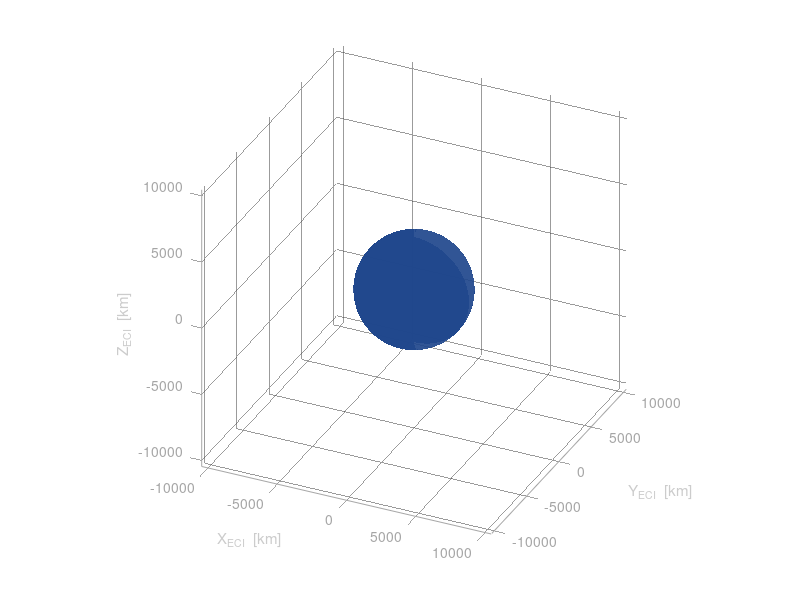

Source code (MATLAB): (Note: this script raises an error after producing the figure.)
%% Worst-Case Optical RPO: Noon-Midnight SSO — ECI Animation
%
% Scenario:
%   Host:      circular noon-midnight SSO (600 km, ~97 deg inclination)
%              RAAN chosen so sun (+X_ECI, equinox) lies exactly in the
%              orbital plane => sun along ±T in RTN (worst case for optics)
%   Inspector: same inclination/RAAN, small eccentricity
%              perigee toward sun (+T) => closest to host at noon (excluded)
%              apogee away from sun (-T) => farthest at midnight (eclipse)
%
% Result: close approach = solar exclusion, far = eclipse.
%         Only brief clear windows at dawn/dusk quadrants.
%
% ECI: X = vernal equinox, Y = 90 deg east equatorial, Z = North pole
%
% NOTE: Earth sphere is scaled DOWN visually so exaggerated inspector
%       orbit traces always clear the displayed sphere.

clear; clc; close all;

%% =========================================================================
%  USER PARAMETERS
% =========================================================================
alt_km             = 600;      % host circular altitude [km]
inclination_deg    = 97.0;     % SSO inclination [deg]
ecc_inspector      = 0.004;    % inspector eccentricity (small, visible in ECI)
omega_peri_deg     = 0;       % arg of perigee: 90 deg => perigee at
                               % top of orbit = noon/sun side
exclusion_half_deg = 60;       % optical exclusion cone half-angle [deg]
N_frames           = 240;      % frames per orbit
N_orbits           = 1;        % orbits to animate
pause_time         = 0.02;     % seconds between frames
ECI_exaggerate     = 60;       % relative motion scale factor for visibility

%% =========================================================================
%  DERIVED PARAMETERS
% =========================================================================
R_earth      = 6371;
mu           = 398600.4418;
R_orbit      = R_earth + alt_km;
omega        = sqrt(mu / R_orbit^3);
T_orbit      = 2*pi / omega;

N_total = N_frames * N_orbits;
t_vec   = linspace(0, N_orbits * T_orbit, N_total);
t_min   = t_vec / 60;

rho_earth_deg      = asind(R_earth / R_orbit);
cos_eclipse_thresh = -sind(rho_earth_deg);
cos_excl           = cosd(exclusion_half_deg);

inc        = deg2rad(inclination_deg);
omega_peri = deg2rad(omega_peri_deg);

% -------------------------------------------------------------------------
%  COMPUTE RAAN SO SUN LIES IN THE ORBITAL PLANE
%
%  Orbit normal in ECI:  N_hat = [sin(RAAN)*sin(i), -cos(RAAN)*sin(i), cos(i)]
%  Sun in ECI:           sun_ECI = [1, 0, 0]
%
%  Sun in orbital plane  <=>  N_hat . sun_ECI = 0
%    => sin(RAAN)*sin(i) = 0
%    => RAAN = 0 or 180 deg  (for i ~= 0)
%
%  RAAN = 0:   ascending node at +X_ECI (vernal equinox direction, same as sun)
%              => sun is at the ascending node, along +T at start
%  RAAN = 180: ascending node at -X_ECI
%              => sun is at the descending node
%
%  For noon-midnight: we want sun along +T (noon) when host is at the
%  ascending node crossing. RAAN=0 achieves this cleanly.
% -------------------------------------------------------------------------
RAAN_deg = 0;
RAAN     = deg2rad(RAAN_deg);

fprintf('--- Noon-Midnight SSO ---\n');
fprintf('  Altitude:         %d km\n',    alt_km);
fprintf('  Inclination:      %.1f deg\n', inclination_deg);
fprintf('  RAAN (computed):  %.1f deg\n', RAAN_deg);
fprintf('  Inspector ecc:    %.4f\n',     ecc_inspector);
fprintf('  Arg of perigee:   %.1f deg\n', omega_peri_deg);
fprintf('  Period:           %.1f min\n', T_orbit/60);
fprintf('  NMC radial amp:   %.1f km\n',  R_orbit*ecc_inspector);
fprintf('  ECI exaggeration: x%d\n',      ECI_exaggerate);

%% =========================================================================
%  SUN VECTOR — fixed in ECI at equinox
% =========================================================================
sun_ECI = [1; 0; 0];

%% =========================================================================
%  PRECOMPUTE ORBITS AND SUN IN RTN
% =========================================================================
a_R_nmc  = R_orbit * ecc_inspector;
a_T_nmc  = 2 * a_R_nmc;
phi_nmc  = omega_peri + pi/2;   % phase: perigee at omega_peri

host_ECI  = zeros(3, N_total);
insp_ECI  = zeros(3, N_total);
sun_R_unit = zeros(1, N_total);
sun_T_unit = zeros(1, N_total);
sun_N_unit = zeros(1, N_total);
nmc_R_rel  = zeros(1, N_total);
nmc_T_rel  = zeros(1, N_total);

for k = 1:N_total
    u = omega * t_vec(k);   % argument of latitude

    % ECI basis vectors for RTN
    R_hat = [ cos(RAAN)*cos(u) - sin(RAAN)*sin(u)*cos(inc);
              sin(RAAN)*cos(u) + cos(RAAN)*sin(u)*cos(inc);
              sin(u)*sin(inc) ];
    N_hat = [  sin(RAAN)*sin(inc);
              -cos(RAAN)*sin(inc);
               cos(inc) ];
    T_hat = cross(N_hat, R_hat);

    % Sun in RTN
    M = [R_hat'; T_hat'; N_hat'];
    s = M * sun_ECI;
    sun_R_unit(k) = s(1);
    sun_T_unit(k) = s(2);
    sun_N_unit(k) = s(3);

    % Host ECI
    host_ECI(:,k) = R_orbit * R_hat;

    % NMC relative position (RTN)
    nmc_R_rel(k) =  a_R_nmc * sin(u + phi_nmc);
    nmc_T_rel(k) =  a_T_nmc * cos(u + phi_nmc);

    % Inspector ECI (exaggerated offset)
    rel_RTN      = [nmc_R_rel(k); nmc_T_rel(k); 0];
    RTN2ECI      = [R_hat, T_hat, N_hat];
    insp_ECI(:,k) = host_ECI(:,k) + RTN2ECI * rel_RTN * ECI_exaggerate;
end

%% =========================================================================
%  ECLIPSE AND EXCLUSION FLAGS
% =========================================================================
in_eclipse   = false(1, N_total);
in_exclusion = false(1, N_total);

for k = 1:N_total
    in_eclipse(k) = (sun_R_unit(k) < cos_eclipse_thresh);
    if ~in_eclipse(k)
        pos_k = [nmc_R_rel(k); nmc_T_rel(k); 0];
        pn    = pos_k / (norm(pos_k) + 1e-12);
        sn    = [sun_R_unit(k); sun_T_unit(k); sun_N_unit(k)];
        in_exclusion(k) = (dot(pn,sn) >= cos_excl);
    end
end

ecl_pct  = 100*sum(in_eclipse)/N_total;
excl_pct = 100*sum(in_exclusion)/N_total;
fprintf('  Eclipse fraction:   %.1f%%\n', ecl_pct);
fprintf('  Exclusion fraction: %.1f%%\n', excl_pct);
fprintf('  Clear fraction:     %.1f%%\n', 100-ecl_pct-excl_pct);

%% =========================================================================
%  VISUAL EARTH RADIUS
%  Scale Earth sphere so it is comfortably inside the inspector orbit trace.
%  Inspector ECI positions are at R_orbit +/- ECI_exaggerate*a_R_nmc from
%  center. Minimum inspector radius ~ R_orbit - ECI_exaggerate*a_R_nmc.
%  Set visual Earth radius to 80% of that minimum.
% =========================================================================
R_insp_min  = R_orbit - ECI_exaggerate * a_R_nmc;
R_earth_vis = 0.75 * R_insp_min;

fprintf('  True Earth radius:   %.0f km\n', R_earth);
fprintf('  Visual Earth radius: %.0f km\n', R_earth_vis);
fprintf('  Min inspector dist:  %.0f km\n', R_insp_min);

%% =========================================================================
%  FIGURE — ECI FRAME
% =========================================================================
fig = figure('Name','ECI Frame — Noon-Midnight SSO Worst Case', ...
             'Color',[0.06 0.06 0.10], 'Position',[100 80 600 450]);

ax = axes('Parent',fig, ...
          'Color',    [0.06 0.06 0.10], ...
          'XColor',   [0.65 0.65 0.65], ...
          'YColor',   [0.65 0.65 0.65], ...
          'ZColor',   [0.65 0.65 0.65], ...
          'GridColor',[0.22 0.22 0.22], ...
          'GridAlpha',0.5);
hold(ax,'on'); grid(ax,'on'); axis(ax,'equal');

lim = R_orbit * 1.5;
xlim(ax,[-lim lim]); ylim(ax,[-lim lim]); zlim(ax,[-lim lim]);
xlabel(ax,'X_{ECI}  [km]','Color',[0.80 0.80 0.80],'FontSize',11);
ylabel(ax,'Y_{ECI}  [km]','Color',[0.80 0.80 0.80],'FontSize',11);
zlabel(ax,'Z_{ECI}  [km]','Color',[0.80 0.80 0.80],'FontSize',11);
% title(ax, {'Worst-Case Optical RPO — Noon-Midnight SSO, ECI Frame', ...
%            sprintf('%d km Circular, %.0f° Incl  |  Inspector offset ×%d  |  Equinox', ...
%            alt_km, inclination_deg, ECI_exaggerate), ...
%            'Blue = Clear  |  Red = Solar Exclusion  |  Dark Blue = Eclipse'}, ...
%       'Color',[1.0 1.0 0.65],'FontSize',11);
view(ax, 25, 30);

%% -------------------------------------------------------------------------
%  STATIC ELEMENTS
%% -------------------------------------------------------------------------

% Earth sphere — visually scaled down
[xe,ye,ze] = sphere(60);
surf(ax, R_earth_vis*xe, R_earth_vis*ye, R_earth_vis*ze, ...
    'FaceColor',[0.12 0.28 0.55], ...
    'EdgeColor','none', ...
    'FaceAlpha', 0.92);
% Subtle equatorial ring on sphere
th_eq = linspace(0,2*pi,200);
plot3(ax, R_earth_vis*cos(th_eq), R_earth_vis*sin(th_eq), zeros(1,200), ...
    'Color',[0.40 0.55 0.80 0.6],'LineWidth',1.0);
% North pole dot
plot3(ax,0,0,R_earth_vis,'w.','MarkerSize',8);
text(ax,0,0,R_earth_vis+lim*0.04,'N','Color',[0.7 0.7 0.7],'FontSize',8, ...
    'HorizontalAlignment','center');

% Full host orbit trace (faint)
plot3(ax, host_ECI(1,:), host_ECI(2,:), host_ECI(3,:), '--', ...
    'Color',[0.45 0.65 0.90 0.20],'LineWidth',0.8);

% Full inspector orbit trace (faint)
plot3(ax, insp_ECI(1,:), insp_ECI(2,:), insp_ECI(3,:), '--', ...
    'Color',[0.85 0.55 0.20 0.15],'LineWidth',0.8);

% Sun arrow — static, in +X_ECI, in orbital plane (RAAN=0, so orbital
% plane contains X axis — visually confirm sun lies in orbit plane)
sun_len = lim * 0.88;
quiver3(ax,0,0,0, sun_len,0,0, 0, ...
    'Color',[1.0 0.85 0.0],'LineWidth',2.8,'MaxHeadSize',0.25);
text(ax, sun_len*1.04, 0, lim*0.04, 'SUN', ...
    'Color',[1.0 0.85 0.0],'FontSize',12,'FontWeight','bold');

% "Midnight" label on anti-sun side
text(ax,-sun_len*0.88, 0, lim*0.04,'MIDNIGHT', ...
    'Color',[0.45 0.45 0.75],'FontSize',9,'FontWeight','bold', ...
    'HorizontalAlignment','center');

% ECI axis triad
al  = R_earth_vis * 0.55;
o   = [-lim*0.82, -lim*0.82, -lim*0.82];
quiver3(ax,o(1),o(2),o(3), al,0,0, 0,'r','LineWidth',1.5,'MaxHeadSize',1.2);
quiver3(ax,o(1),o(2),o(3), 0,al,0, 0,'g','LineWidth',1.5,'MaxHeadSize',1.2);
quiver3(ax,o(1),o(2),o(3), 0,0,al, 0,'b','LineWidth',1.5,'MaxHeadSize',1.2);
text(ax,o(1)+al*1.2,o(2),      o(3),      'X','Color','red',  'FontSize',9,'FontWeight','bold');
text(ax,o(1),      o(2)+al*1.2,o(3),      'Y','Color','green','FontSize',9,'FontWeight','bold');
text(ax,o(1),      o(2),      o(3)+al*1.2,'Z','Color','cyan', 'FontSize',9,'FontWeight','bold');

%% -------------------------------------------------------------------------
%  DYNAMIC HANDLES
%% -------------------------------------------------------------------------
h_host   = plot3(ax, host_ECI(1,1), host_ECI(2,1), host_ECI(3,1), 'w^', ...
    'MarkerSize',11,'MarkerFaceColor','white','MarkerEdgeColor','white');
h_insp   = plot3(ax, insp_ECI(1,1), insp_ECI(2,1), insp_ECI(3,1), 'o', ...
    'MarkerSize',9,'MarkerFaceColor',[0.3 0.7 1.0],'MarkerEdgeColor','white');
h_los    = plot3(ax, [host_ECI(1,1) insp_ECI(1,1)], ...
                     [host_ECI(2,1) insp_ECI(2,1)], ...
                     [host_ECI(3,1) insp_ECI(3,1)], ...
    'Color',[0.3 0.7 1.0],'LineWidth',1.6);

N_trail  = 80;
h_htrail = plot3(ax, host_ECI(1,1), host_ECI(2,1), host_ECI(3,1), ...
    'Color',[0.60 0.78 1.00 0.45],'LineWidth',1.3);
h_itrail = plot3(ax, insp_ECI(1,1), insp_ECI(2,1), insp_ECI(3,1), ...
    'Color',[1.00 0.62 0.25 0.45],'LineWidth',1.3);

% Text overlays
h_status = text(ax,-lim*0.95, lim*0.72, lim*0.92,'', ...
    'FontSize',13,'FontWeight','bold');
h_time   = text(ax,-lim*0.95, lim*0.72, lim*0.80,'', ...
    'Color',[0.85 0.85 0.85],'FontSize',10);
h_orbit  = text(ax,-lim*0.95, lim*0.72, lim*0.70,'', ...
    'Color',[0.80 0.80 0.50],'FontSize',10);

%% =========================================================================
%  ANIMATION LOOP
% =========================================================================
for k = 1:N_total

    eclipsed = in_eclipse(k);
    excluded = in_exclusion(k);

    if eclipsed
        c_insp     = [0.15 0.20 0.55];
        c_los      = [0.20 0.25 0.60];
        status_str = '🌑  ECLIPSE — No Optical';
        status_col = [0.40 0.45 0.90];
    elseif excluded
        c_insp     = [1.00 0.25 0.20];
        c_los      = [1.00 0.25 0.20];
        status_str = '⚠  SOLAR EXCLUSION';
        status_col = [1.00 0.35 0.30];
    else
        c_insp     = [0.30 0.70 1.00];
        c_los      = [0.30 0.70 1.00];
        status_str = '✓  LOS Clear';
        status_col = [0.35 1.00 0.50];
    end

    % Host marker
    set(h_host,'XData',host_ECI(1,k),'YData',host_ECI(2,k),'ZData',host_ECI(3,k));

    % Inspector marker + LOS
    set(h_insp,'XData',insp_ECI(1,k),'YData',insp_ECI(2,k),'ZData',insp_ECI(3,k), ...
               'MarkerFaceColor',c_insp);
    set(h_los, 'XData',[host_ECI(1,k) insp_ECI(1,k)], ...
               'YData',[host_ECI(2,k) insp_ECI(2,k)], ...
               'ZData',[host_ECI(3,k) insp_ECI(3,k)], ...
               'Color',c_los);

    % Trails
    k0 = max(1,k-N_trail);
    set(h_htrail,'XData',host_ECI(1,k0:k), ...
                 'YData',host_ECI(2,k0:k), ...
                 'ZData',host_ECI(3,k0:k));
    set(h_itrail,'XData',insp_ECI(1,k0:k), ...
                 'YData',insp_ECI(2,k0:k), ...
                 'ZData',insp_ECI(3,k0:k));

    % Text
    set(h_status,'String',status_str,'Color',status_col);

    elapsed_min = t_min(k);
    orb_num     = floor(elapsed_min/(T_orbit/60))+1;
    orb_phase   = mod(elapsed_min, T_orbit/60);
    set(h_time, 'String', sprintf('T = %.1f min  (phase %.1f / %.1f min)', ...
                 elapsed_min, orb_phase, T_orbit/60));
    set(h_orbit,'String', sprintf('Orbit %d / %d', orb_num, N_orbits));

    drawnow;
    pause(pause_time);
    if k == 1
        pause
        gif('LEOSSO_badNMC.gif','DelayTime',1/50)
    else
        gif
    end
end

hold(ax,'off');
